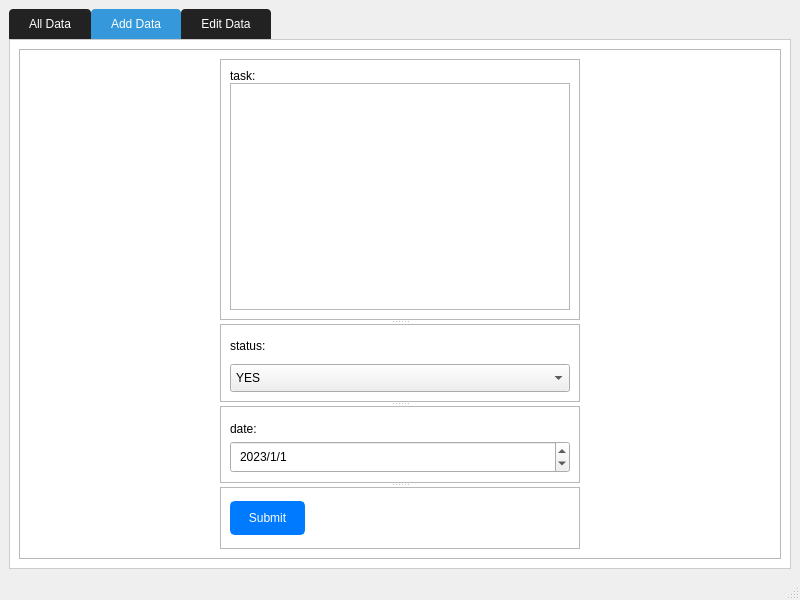
<?xml version="1.0" encoding="UTF-8"?>
<ui version="4.0">
 <class>MainWindow</class>
 <widget class="QMainWindow" name="MainWindow">
  <property name="geometry">
   <rect>
    <x>0</x>
    <y>0</y>
    <width>800</width>
    <height>600</height>
   </rect>
  </property>
  <property name="windowTitle">
   <string>Tasks Management</string>
  </property>
  <widget class="QWidget" name="centralwidget">
   <layout class="QVBoxLayout" name="verticalLayout_6">
    <item>
     <widget class="QTabWidget" name="tabWidget">
      <property name="styleSheet">
       <string notr="true">/* Apply styles to the tab widget */
QTabWidget {
   font: 87 10pt &quot;Segoe UI Black&quot;;
    background-color: #f0f0f0;
    
}

/* Style the individual tabs */
QTabWidget::tab-bar {
    alignment: left;
}

QTabBar::tab {
    background-color: #222;
    color: #fff;
    padding: 8px 20px;
    border-top-left-radius: 4px;
    border-top-right-radius: 4px;
}

QTabBar::tab:selected {
    background-color: #3498db;
}

QTabBar::tab:hover {
    background-color: #555;
}

/* Style the content area of the tab widget */
QTabWidget::pane {
    border: 1px solid #ccc;
    background-color: #fff;
}
</string>
      </property>
      <property name="currentIndex">
       <number>1</number>
      </property>
      <widget class="QWidget" name="tab">
       <attribute name="title">
        <string>All Data</string>
       </attribute>
       <layout class="QVBoxLayout" name="verticalLayout">
        <item>
         <layout class="QHBoxLayout" name="horizontalLayout">
          <item>
           <widget class="QLabel" name="label">
            <property name="styleSheet">
             <string notr="true">font: 87 10pt &quot;Segoe UI Black&quot;;
padding:5px;</string>
            </property>
            <property name="text">
             <string>Search By:</string>
            </property>
           </widget>
          </item>
          <item>
           <widget class="QComboBox" name="comboBox">
            <property name="styleSheet">
             <string notr="true">/* Apply styles to the QComboBox */
QComboBox {
    border: 1px solid #ccc;
    border-radius: 4px;
    padding: 4px 8px;
    background-color: #fff;
    color: #333; 
	font: 11pt &quot;MS Shell Dlg 2&quot;;
}

QComboBox::drop-down {
    subcontrol-origin: padding;
    subcontrol-position: top right;
    width: 20px;
    border-left: 1px solid #ccc;
    border-top-right-radius: 4px;
    border-bottom-right-radius: 4px;
    background-color: #f0f0f0;
}

QComboBox::down-arrow {
    image: url(:/images/down_arrow.png);
}

QComboBox::down-arrow:hover {
    image: url(:/images/down_arrow_hover.png);
}

QComboBox QAbstractItemView {
    border: 1px solid #ccc;
    background-color: #fff;
    color: #333;
    selection-background-color: #3498db;
}

QComboBox QAbstractItemView::item {
    padding: 8px;
}

QComboBox QAbstractItemView::item:selected {
    background-color: #3498db;
    color: #fff;
}

QComboBox QAbstractItemView::item:hover {
    background-color: #555;
    color: #fff;
}
</string>
            </property>
            <item>
             <property name="text">
              <string>status</string>
             </property>
            </item>
            <item>
             <property name="text">
              <string>date</string>
             </property>
            </item>
            <item>
             <property name="text">
              <string>task</string>
             </property>
            </item>
           </widget>
          </item>
          <item>
           <widget class="QLineEdit" name="lineEdit">
            <property name="styleSheet">
             <string notr="true">padding:5px;
font: 12pt &quot;MS Shell Dlg 2&quot;;</string>
            </property>
           </widget>
          </item>
          <item>
           <spacer name="horizontalSpacer_2">
            <property name="orientation">
             <enum>Qt::Horizontal</enum>
            </property>
            <property name="sizeHint" stdset="0">
             <size>
              <width>40</width>
              <height>20</height>
             </size>
            </property>
           </spacer>
          </item>
          <item>
           <widget class="QPushButton" name="search_btn">
            <property name="styleSheet">
             <string notr="true">/* Normal state */
QPushButton {
font: 87 10pt &quot;Segoe UI Black&quot;;

    background-color: #007BFF; /* Blue button background color */
    color: #FFFFFF; /* Text color */
    border: 2px solid #007BFF; /* Border color and width */
    border-radius: 5px; /* Rounded corners */
    padding: 8px 16px; /* Padding around the text */
}

/* Hover state */
QPushButton:hover {
    background-color: #0056b3; /* Darker blue when hovered */
    border: 2px solid #0056b3;
}

/* Pressed state */
QPushButton:pressed {
    background-color: #003d80; /* Even darker blue when pressed */
    border: 2px solid #003d80;
}

/* Disabled state */
QPushButton:disabled {
    background-color: #bfbfbf; /* Light gray when disabled */
    color: #666666;
    border: 2px solid #bfbfbf;
}

/* Focus state */
QPushButton:focus {
    border: 2px solid #0056b3; /* Darker blue when focused */
    outline: none; /* Removes the focus outline */
}
</string>
            </property>
            <property name="text">
             <string>Search</string>
            </property>
           </widget>
          </item>
         </layout>
        </item>
        <item>
         <widget class="QTableWidget" name="table">
          <property name="styleSheet">
           <string notr="true">QTableWidget {
    
	font: 12pt &quot;MS Shell Dlg 2&quot;;
    background-color: #f5f5f5; /* Background color of the table */
    alternate-background-color: #e0e0e0; /* Alternate row background color */
    color: #333; /* Text color */
    border: 1px solid #ccc; /* Border color and width */
    selection-background-color: #4f93e3; /* Selected row background color */
    selection-color: white; /* Selected row text color */
}

QTableWidget::item {
    padding: 5px; /* Padding within each cell */
}

QHeaderView::section {
	
	font: 75 14pt &quot;MS Shell Dlg 2&quot;;
    background-color: #ddd; /* Header background color */
    color: #333; /* Header text color */
    padding: 5px; /* Padding within each header section */
    border: 1px solid #ccc; /* Header border color and width */
    border-top: none; /* Remove top border */
    border-left: none; /* Remove left border */
    border-right: none; /* Remove right border */
}

QHeaderView::section:checked {
    background-color: #4f93e3; /* Checked header background color */
    color: white; /* Checked header text color */
}
</string>
          </property>
          <column>
           <property name="text">
            <string>id</string>
           </property>
          </column>
          <column>
           <property name="text">
            <string>task</string>
           </property>
          </column>
          <column>
           <property name="text">
            <string>Completed</string>
           </property>
          </column>
          <column>
           <property name="text">
            <string>date</string>
           </property>
          </column>
         </widget>
        </item>
        <item>
         <layout class="QHBoxLayout" name="horizontalLayout_2">
          <item>
           <spacer name="horizontalSpacer">
            <property name="orientation">
             <enum>Qt::Horizontal</enum>
            </property>
            <property name="sizeHint" stdset="0">
             <size>
              <width>40</width>
              <height>20</height>
             </size>
            </property>
           </spacer>
          </item>
          <item>
           <widget class="QPushButton" name="refresh_btn">
            <property name="styleSheet">
             <string notr="true">/* Normal state */
QPushButton {
font: 87 10pt &quot;Segoe UI Black&quot;;

    background-color: #007BFF; /* Blue button background color */
    color: #FFFFFF; /* Text color */
    border: 2px solid #007BFF; /* Border color and width */
    border-radius: 5px; /* Rounded corners */
    padding: 8px 16px; /* Padding around the text */
}

/* Hover state */
QPushButton:hover {
    background-color: #0056b3; /* Darker blue when hovered */
    border: 2px solid #0056b3;
}

/* Pressed state */
QPushButton:pressed {
    background-color: #003d80; /* Even darker blue when pressed */
    border: 2px solid #003d80;
}

/* Disabled state */
QPushButton:disabled {
    background-color: #bfbfbf; /* Light gray when disabled */
    color: #666666;
    border: 2px solid #bfbfbf;
}

/* Focus state */
QPushButton:focus {
    border: 2px solid #0056b3; /* Darker blue when focused */
    outline: none; /* Removes the focus outline */
}
</string>
            </property>
            <property name="text">
             <string>Refresh</string>
            </property>
           </widget>
          </item>
         </layout>
        </item>
       </layout>
      </widget>
      <widget class="QWidget" name="tab_2">
       <attribute name="title">
        <string>Add Data</string>
       </attribute>
       <layout class="QVBoxLayout" name="verticalLayout_4">
        <item>
         <widget class="QFrame" name="frame_8">
          <property name="frameShape">
           <enum>QFrame::StyledPanel</enum>
          </property>
          <property name="frameShadow">
           <enum>QFrame::Raised</enum>
          </property>
          <layout class="QVBoxLayout" name="verticalLayout_8">
           <property name="leftMargin">
            <number>200</number>
           </property>
           <property name="rightMargin">
            <number>200</number>
           </property>
           <item>
            <widget class="QSplitter" name="splitter">
             <property name="orientation">
              <enum>Qt::Vertical</enum>
             </property>
             <widget class="QFrame" name="frame">
              <property name="frameShape">
               <enum>QFrame::StyledPanel</enum>
              </property>
              <property name="frameShadow">
               <enum>QFrame::Raised</enum>
              </property>
              <layout class="QVBoxLayout" name="verticalLayout_3">
               <property name="spacing">
                <number>0</number>
               </property>
               <item>
                <widget class="QLabel" name="label_2">
                 <property name="styleSheet">
                  <string notr="true">font: 75 12pt &quot;MS Shell Dlg 2&quot;;
</string>
                 </property>
                 <property name="text">
                  <string>task:</string>
                 </property>
                </widget>
               </item>
               <item>
                <widget class="QPlainTextEdit" name="ptxt">
                 <property name="styleSheet">
                  <string notr="true">font: 12pt &quot;MS Shell Dlg 2&quot;;</string>
                 </property>
                </widget>
               </item>
              </layout>
             </widget>
             <widget class="QFrame" name="frame_2">
              <property name="frameShape">
               <enum>QFrame::StyledPanel</enum>
              </property>
              <property name="frameShadow">
               <enum>QFrame::Raised</enum>
              </property>
              <layout class="QVBoxLayout" name="verticalLayout_2">
               <property name="rightMargin">
                <number>9</number>
               </property>
               <item>
                <widget class="QLabel" name="label_3">
                 <property name="styleSheet">
                  <string notr="true">font: 75 12pt &quot;MS Shell Dlg 2&quot;;</string>
                 </property>
                 <property name="text">
                  <string>status:</string>
                 </property>
                </widget>
               </item>
               <item>
                <widget class="QComboBox" name="status_combo">
                 <property name="styleSheet">
                  <string notr="true">padding:5px;
font: 12pt &quot;MS Shell Dlg 2&quot;;</string>
                 </property>
                 <item>
                  <property name="text">
                   <string>YES</string>
                  </property>
                 </item>
                 <item>
                  <property name="text">
                   <string>NO</string>
                  </property>
                 </item>
                </widget>
               </item>
              </layout>
             </widget>
             <widget class="QFrame" name="frame_3">
              <property name="frameShape">
               <enum>QFrame::StyledPanel</enum>
              </property>
              <property name="frameShadow">
               <enum>QFrame::Raised</enum>
              </property>
              <layout class="QVBoxLayout" name="verticalLayout_5">
               <property name="spacing">
                <number>0</number>
               </property>
               <property name="rightMargin">
                <number>9</number>
               </property>
               <item>
                <widget class="QLabel" name="label_4">
                 <property name="styleSheet">
                  <string notr="true">font: 75 12pt &quot;MS Shell Dlg 2&quot;;</string>
                 </property>
                 <property name="text">
                  <string>date:</string>
                 </property>
                </widget>
               </item>
               <item>
                <widget class="QDateEdit" name="dateEdit">
                 <property name="styleSheet">
                  <string notr="true">font: 12pt &quot;MS Shell Dlg 2&quot;;
padding: 5px;</string>
                 </property>
                 <property name="displayFormat">
                  <string>yyyy/M/d</string>
                 </property>
                 <property name="date">
                  <date>
                   <year>2023</year>
                   <month>1</month>
                   <day>1</day>
                  </date>
                 </property>
                </widget>
               </item>
              </layout>
             </widget>
             <widget class="QFrame" name="frame_4">
              <property name="frameShape">
               <enum>QFrame::StyledPanel</enum>
              </property>
              <property name="frameShadow">
               <enum>QFrame::Raised</enum>
              </property>
              <layout class="QHBoxLayout" name="horizontalLayout_6">
               <property name="leftMargin">
                <number>9</number>
               </property>
               <property name="rightMargin">
                <number>9</number>
               </property>
               <item>
                <widget class="QPushButton" name="submit_btn">
                 <property name="toolTip">
                  <string/>
                 </property>
                 <property name="statusTip">
                  <string/>
                 </property>
                 <property name="whatsThis">
                  <string/>
                 </property>
                 <property name="accessibleName">
                  <string/>
                 </property>
                 <property name="accessibleDescription">
                  <string/>
                 </property>
                 <property name="styleSheet">
                  <string notr="true">/* Normal state */
QPushButton {
font: 87 10pt &quot;Segoe UI Black&quot;;

    background-color: #007BFF; /* Blue button background color */
    color: #FFFFFF; /* Text color */
    border: 2px solid #007BFF; /* Border color and width */
    border-radius: 5px; /* Rounded corners */
    padding: 8px 16px; /* Padding around the text */
}

/* Hover state */
QPushButton:hover {
    background-color: #0056b3; /* Darker blue when hovered */
    border: 2px solid #0056b3;
}

/* Pressed state */
QPushButton:pressed {
    background-color: #003d80; /* Even darker blue when pressed */
    border: 2px solid #003d80;
}

/* Disabled state */
QPushButton:disabled {
    background-color: #bfbfbf; /* Light gray when disabled */
    color: #666666;
    border: 2px solid #bfbfbf;
}

/* Focus state */
QPushButton:focus {
    border: 2px solid #0056b3; /* Darker blue when focused */
    outline: none; /* Removes the focus outline */
}
</string>
                 </property>
                 <property name="text">
                  <string>Submit</string>
                 </property>
                </widget>
               </item>
               <item>
                <spacer name="horizontalSpacer_3">
                 <property name="orientation">
                  <enum>Qt::Horizontal</enum>
                 </property>
                 <property name="sizeHint" stdset="0">
                  <size>
                   <width>40</width>
                   <height>20</height>
                  </size>
                 </property>
                </spacer>
               </item>
              </layout>
             </widget>
            </widget>
           </item>
          </layout>
         </widget>
        </item>
       </layout>
      </widget>
      <widget class="QWidget" name="tab_3">
       <attribute name="title">
        <string>Edit Data</string>
       </attribute>
       <layout class="QVBoxLayout" name="verticalLayout_7">
        <item>
         <widget class="QFrame" name="frame_7">
          <property name="frameShape">
           <enum>QFrame::StyledPanel</enum>
          </property>
          <property name="frameShadow">
           <enum>QFrame::Raised</enum>
          </property>
          <layout class="QGridLayout" name="gridLayout">
           <property name="horizontalSpacing">
            <number>60</number>
           </property>
           <item row="0" column="1">
            <widget class="QFrame" name="frame_6">
             <property name="frameShape">
              <enum>QFrame::StyledPanel</enum>
             </property>
             <property name="frameShadow">
              <enum>QFrame::Raised</enum>
             </property>
             <layout class="QFormLayout" name="formLayout_2">
              <property name="horizontalSpacing">
               <number>20</number>
              </property>
              <property name="verticalSpacing">
               <number>50</number>
              </property>
              <property name="topMargin">
               <number>9</number>
              </property>
              <item row="1" column="0">
               <widget class="QLabel" name="label_8">
                <property name="styleSheet">
                 <string notr="true">font: 12pt &quot;MS Shell Dlg 2&quot;;
color: rgb(0, 0, 127);</string>
                </property>
                <property name="text">
                 <string>Update by Id:</string>
                </property>
               </widget>
              </item>
              <item row="1" column="1">
               <widget class="QSpinBox" name="update_spin">
                <property name="styleSheet">
                 <string notr="true">font: 12pt &quot;MS Shell Dlg 2&quot;;</string>
                </property>
               </widget>
              </item>
              <item row="3" column="0">
               <widget class="QPushButton" name="update_btn">
                <property name="styleSheet">
                 <string notr="true">/* Normal state */
QPushButton {
font: 87 10pt &quot;Segoe UI Black&quot;;

    background-color: #007BFF; /* Blue button background color */
    color: #FFFFFF; /* Text color */
    border: 2px solid #007BFF; /* Border color and width */
    border-radius: 5px; /* Rounded corners */
    padding: 8px 16px; /* Padding around the text */
}

/* Hover state */
QPushButton:hover {
    background-color: #0056b3; /* Darker blue when hovered */
    border: 2px solid #0056b3;
}

/* Pressed state */
QPushButton:pressed {
    background-color: #003d80; /* Even darker blue when pressed */
    border: 2px solid #003d80;
}

/* Disabled state */
QPushButton:disabled {
    background-color: #bfbfbf; /* Light gray when disabled */
    color: #666666;
    border: 2px solid #bfbfbf;
}

/* Focus state */
QPushButton:focus {
    border: 2px solid #0056b3; /* Darker blue when focused */
    outline: none; /* Removes the focus outline */
}
</string>
                </property>
                <property name="text">
                 <string>Update</string>
                </property>
               </widget>
              </item>
              <item row="0" column="0" colspan="2">
               <widget class="QLabel" name="label_9">
                <property name="minimumSize">
                 <size>
                  <width>0</width>
                  <height>50</height>
                 </size>
                </property>
                <property name="maximumSize">
                 <size>
                  <width>16777215</width>
                  <height>80</height>
                 </size>
                </property>
                <property name="styleSheet">
                 <string notr="true">font: 75 16pt &quot;MS Shell Dlg 2&quot;;
background-color: rgb(213, 242, 255);</string>
                </property>
                <property name="text">
                 <string>UPDATE </string>
                </property>
                <property name="alignment">
                 <set>Qt::AlignCenter</set>
                </property>
               </widget>
              </item>
              <item row="2" column="0">
               <widget class="QLabel" name="label_10">
                <property name="styleSheet">
                 <string notr="true">font: 12pt &quot;MS Shell Dlg 2&quot;;
color: rgb(0, 0, 127);</string>
                </property>
                <property name="text">
                 <string>Status:</string>
                </property>
               </widget>
              </item>
              <item row="2" column="1">
               <widget class="QComboBox" name="status_combo_update">
                <property name="styleSheet">
                 <string notr="true">font: 75 12pt &quot;MS Shell Dlg 2&quot;;</string>
                </property>
                <item>
                 <property name="text">
                  <string>YES</string>
                 </property>
                </item>
                <item>
                 <property name="text">
                  <string>NO</string>
                 </property>
                </item>
               </widget>
              </item>
             </layout>
            </widget>
           </item>
           <item row="0" column="0">
            <widget class="QFrame" name="frame_5">
             <property name="frameShape">
              <enum>QFrame::StyledPanel</enum>
             </property>
             <property name="frameShadow">
              <enum>QFrame::Raised</enum>
             </property>
             <layout class="QFormLayout" name="formLayout">
              <property name="horizontalSpacing">
               <number>20</number>
              </property>
              <property name="verticalSpacing">
               <number>50</number>
              </property>
              <property name="topMargin">
               <number>9</number>
              </property>
              <property name="rightMargin">
               <number>9</number>
              </property>
              <item row="1" column="0">
               <widget class="QLabel" name="label_5">
                <property name="styleSheet">
                 <string notr="true">font: 12pt &quot;MS Shell Dlg 2&quot;;
color: rgb(0, 0, 127);</string>
                </property>
                <property name="text">
                 <string>Delete by Id:</string>
                </property>
               </widget>
              </item>
              <item row="1" column="1">
               <widget class="QSpinBox" name="spinBox">
                <property name="styleSheet">
                 <string notr="true">font: 12pt &quot;MS Shell Dlg 2&quot;;</string>
                </property>
               </widget>
              </item>
              <item row="2" column="0">
               <widget class="QPushButton" name="delete_btn">
                <property name="styleSheet">
                 <string notr="true">/* Normal state */
QPushButton {
font: 87 10pt &quot;Segoe UI Black&quot;;

    background-color: #007BFF; /* Blue button background color */
    color: #FFFFFF; /* Text color */
    border: 2px solid #007BFF; /* Border color and width */
    border-radius: 5px; /* Rounded corners */
    padding: 8px 16px; /* Padding around the text */
}

/* Hover state */
QPushButton:hover {
    background-color: #0056b3; /* Darker blue when hovered */
    border: 2px solid #0056b3;
}

/* Pressed state */
QPushButton:pressed {
    background-color: #003d80; /* Even darker blue when pressed */
    border: 2px solid #003d80;
}

/* Disabled state */
QPushButton:disabled {
    background-color: #bfbfbf; /* Light gray when disabled */
    color: #666666;
    border: 2px solid #bfbfbf;
}

/* Focus state */
QPushButton:focus {
    border: 2px solid #0056b3; /* Darker blue when focused */
    outline: none; /* Removes the focus outline */
}
</string>
                </property>
                <property name="text">
                 <string>Delete</string>
                </property>
               </widget>
              </item>
              <item row="0" column="0" colspan="2">
               <widget class="QLabel" name="label_7">
                <property name="minimumSize">
                 <size>
                  <width>0</width>
                  <height>50</height>
                 </size>
                </property>
                <property name="maximumSize">
                 <size>
                  <width>16777215</width>
                  <height>80</height>
                 </size>
                </property>
                <property name="styleSheet">
                 <string notr="true">font: 75 16pt &quot;MS Shell Dlg 2&quot;;
background-color: rgb(213, 242, 255);</string>
                </property>
                <property name="text">
                 <string>DELETE </string>
                </property>
                <property name="alignment">
                 <set>Qt::AlignCenter</set>
                </property>
               </widget>
              </item>
             </layout>
            </widget>
           </item>
          </layout>
         </widget>
        </item>
       </layout>
      </widget>
     </widget>
    </item>
   </layout>
  </widget>
  <widget class="QMenuBar" name="menubar">
   <property name="geometry">
    <rect>
     <x>0</x>
     <y>0</y>
     <width>800</width>
     <height>27</height>
    </rect>
   </property>
  </widget>
  <widget class="QStatusBar" name="statusbar"/>
 </widget>
 <resources/>
 <connections/>
</ui>
